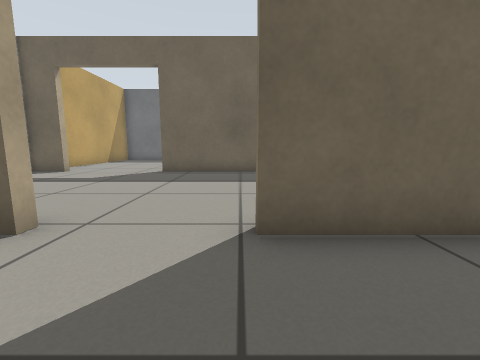
View 1 (above)

12 first-person views from a walk through a robot-simulator world made for Gazebo. The camera is 0.5 m above the floor, tilts 8° down and sees 90° across. The floor is counted in squares, 0.5 m on a side. Each view is taken from the middle of a square. On the plan, view 1 faces up. The plan holds only what a view shows up to about 10 squares ahead; the rest is blank.

View 2
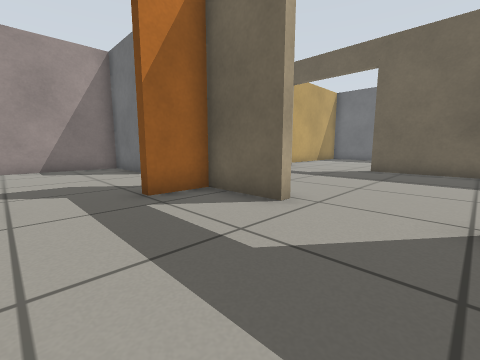

View 3
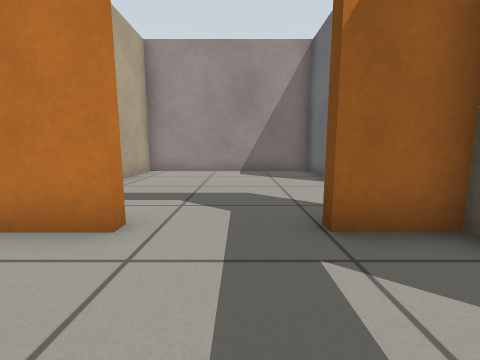

View 4
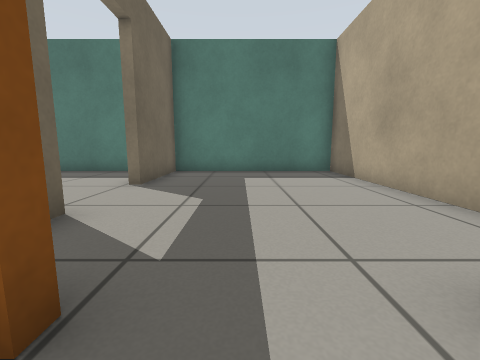

View 5
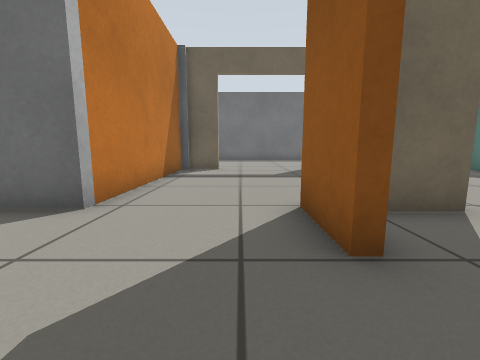

View 6
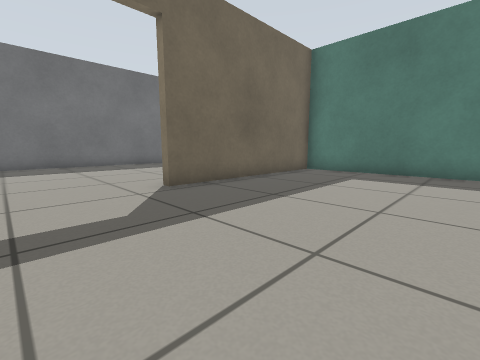

View 7
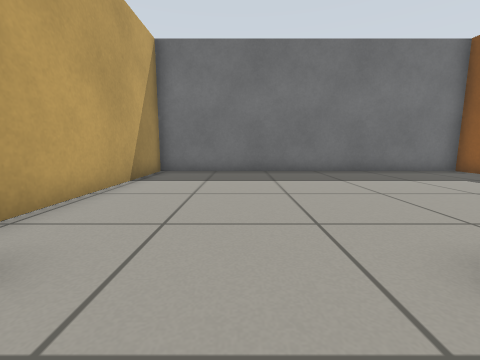

View 8
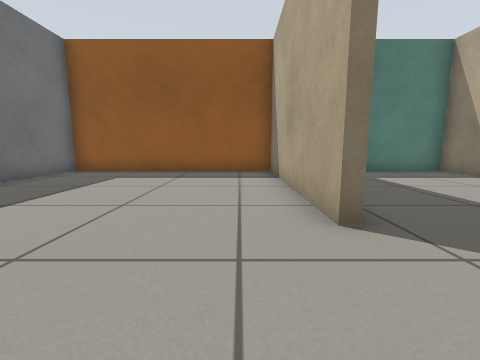

View 9
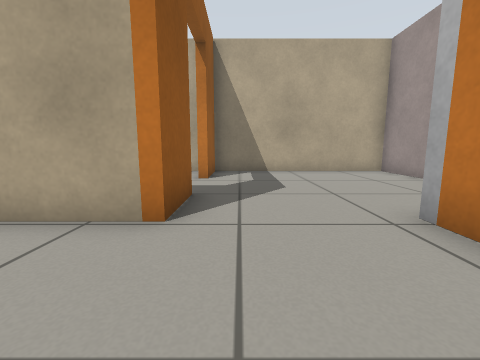

View 10
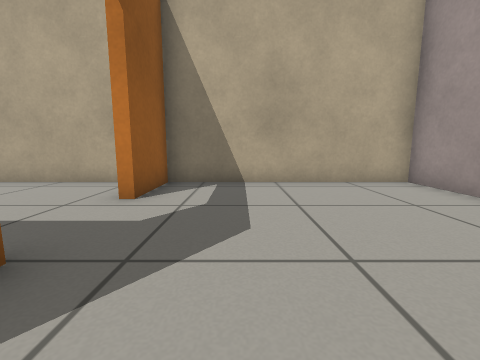

View 11
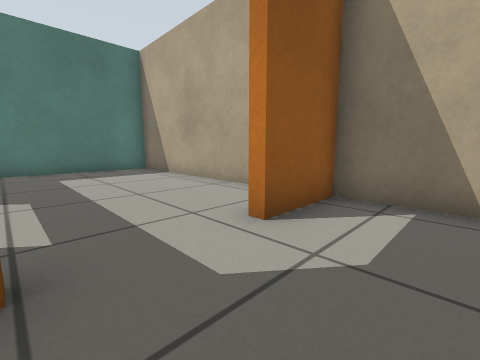

View 12
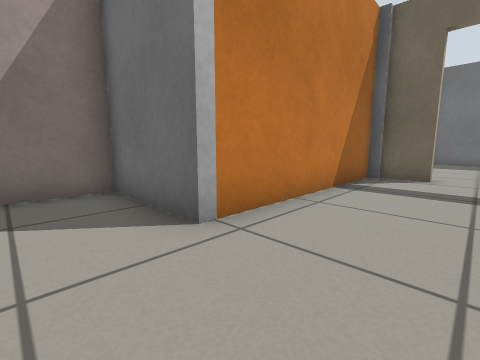

### Floor plan
Points are (right, up) in squares from view 1. A wall is a line through its corners. A room is listed if a view was taken in it or the views show most of it. See-through windows are left out.
Room 1 (views 1, 2, 3)
walls: (-2.5, 2.6) (-4.7, 2.6) (-4.7, 1); (-4.7, -1.5) (-4.7, -2.9); (-4.4, -3.7) (3.7, -3.7) (3.7, 2.6) (0.2, 2.6)
ways out: open door at (-5, 0) to room 2; open door at (-1, 3) to room 3
Room 2 (views 4, 5, 10, 11, 12)
walls: (-5, 1) (-5, 2.9); (-8.5, 3.6) (-8.5, 2.6) (-11.8, 2.6); (-11.7, 2.9) (-11.7, -3.7) (-5, -3.7) (-5, -1.5)
ways out: open door at (-5, 0) to room 1; opening at (-7, 3) to room 3
Room 3 (views 6, 7, 9)
walls: (-5, 2.9) (-2.5, 2.9); (-6.9, 9.4) (-8.2, 9.4); (2, 2.9) (3.7, 2.9) (3.7, 9.1); (-8.5, 9.4) (-8.5, 3.6); (3.3, 9.4) (-3.1, 9.4)
ways out: open door at (-1, 3) to room 1; opening at (-7, 3) to room 2; open door at (-5, 10) to room 4
Room 4 (view 8)
walls: (-3.1, 9.7) (3.7, 9.7) (3.7, 17.6) (-8.2, 17.6) (-8.2, 11)
ways out: open door at (-5, 10) to room 3

Where each view was taken, in squares from view 1:
view 1: 0 up, 0 right, facing up
view 2: 1 down, 0 right, facing up-left
view 3: 0 up, 2 left, facing left
view 4: 0 up, 6 left, facing right
view 5: 1 down, 6 left, facing up
view 6: 4 up, 6 left, facing up-right
view 7: 8 up, 5 left, facing up
view 8: 11 up, 6 left, facing right
view 9: 6 up, 6 left, facing down
view 10: 3 up, 7 left, facing down
view 11: 1 up, 7 left, facing down-right
view 12: 1 up, 6 left, facing up-left
